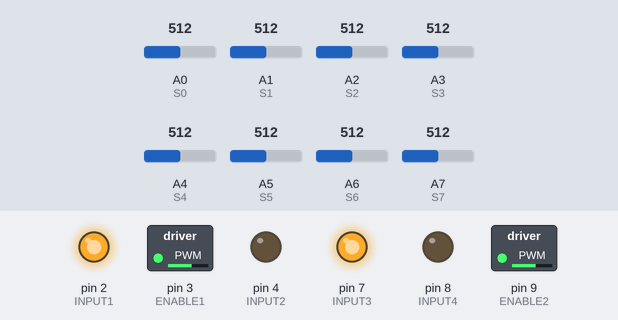
Bench run of a sketch on a simulated Arduino Nano, built with avr-gcc and run on an emulated ATmega328P. On the bench: switched loads named in the sketch (green lamp = pin HIGH), output pins drawn as LEDs (lit = HIGH). The inputs (shaded band) are chosen by the test bench; at power-on: A0 (S0) = 512, A2 (S2) = 512, A1 (S1) = 512, A3 (S3) = 512, A4 (S4) = 512, A5 (S5) = 512, A6 (S6) = 512, A7 (S7) = 512.

Above: at 1.2 s.
1.3 s: A0 (S0) set to 920
2.8 s: A0 (S0) set to 945
At 3.3 s:
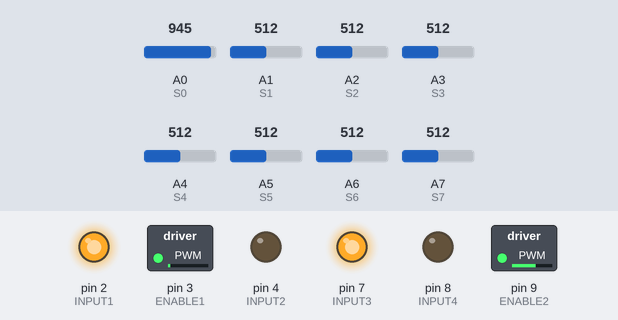
4.3 s: A2 (S2) set to 923
5.8 s: A2 (S2) set to 946
At 6.8 s:
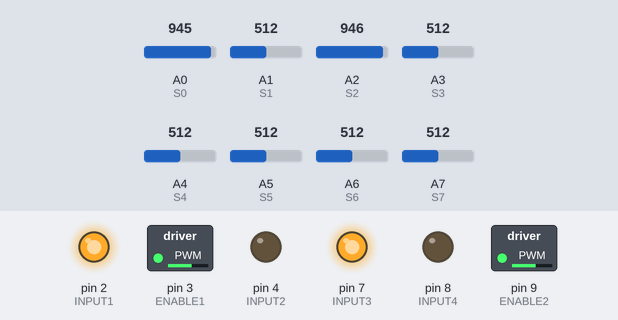
7.3 s: A1 (S1) set to 916
8.8 s: A1 (S1) set to 947
At 9.1 s:
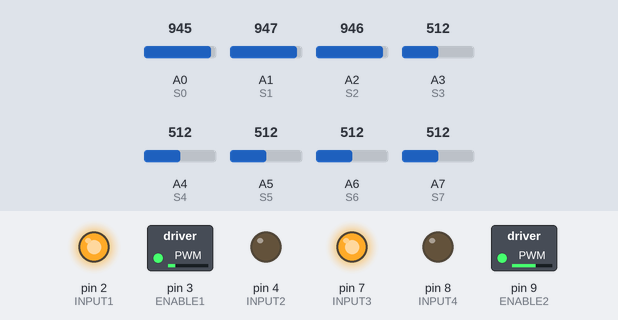
Timing chart, 0 to 11.3 s (numbered marks = the images above; inputs shaded):
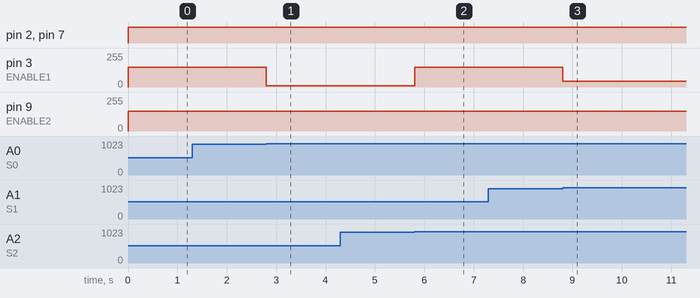

The sketch:

PID_8sensoresArray.ino
```cpp
//Esta eh uma implementacao de controle PID para o carrinho seguidor de linha 'V2' do GRCFC
//Autor: Luis Ferlim - Engenharia de Computacao - UFC - GRC - 2023
//co-autor: Bruno Said - Engenharia de Computacao - UFC - GRC - 2023
// implemmentar a biblioteca QTRsensors.h
//formula PID: Kp * P + Ki * I + Kd * D
// obs: PID continuo: Kp* e[k] + Ki *sum(e[n]) + Kd *(e[k] - e[k-1])


//----- SENSORES -----
//leitura analogica dos sensores com range previamente determinado por 0-930 931-1023
#define S0 A0
#define S1 A1
#define S2 A2
#define S3 A3
#define S4 A4
#define S5 A5
#define S6 A6
#define S7 A7

//----- MOTOR ESQUERDA -----
#define INPUT1 2
#define INPUT2 4
#define ENABLE1 3

//----- MOTOR DIREITA -----
#define INPUT3 7
#define INPUT4 8
#define ENABLE2 9

//----- CONSTANTES -----
String sensores = ""; //Leitura de todos os sensores
int veloA = 150; //atentar as velocidades base
int veloB = 150; //velocidade base dos motores PWM

int Ki = 0; //para nao acumularmos tanto erro
int Kp = 35; //valor padrao pra nos
int Kd = 35; //ir ajustando ateh ficar bom

int P =  0,I = 0, D = 0, PID = 0; //inicializando as variaveis que vao sofrer variacao conforme o erro
int velEsq = 0, velDir = 0; //estas sao as variaveis que irao fazer os motores PWM se moverem de fato
float erro = 0, erroAnterior = 0; //calculo do erro

void setup() {
   //Motor esquerda
  pinMode(INPUT1, OUTPUT);
  pinMode(INPUT2, OUTPUT);
  pinMode(ENABLE1, OUTPUT);

  //Motor direita
  pinMode(INPUT3, OUTPUT);
  pinMode(INPUT4, OUTPUT);
  pinMode(ENABLE2, OUTPUT);

  //Sensores
  pinMode(S0, INPUT);
  pinMode(S1, INPUT);
  pinMode(S2, INPUT);
  pinMode(S3, INPUT);
  pinMode(S4, INPUT);
  pinMode(S5, INPUT);
  pinMode(S6, INPUT);
  pinMode(S7, INPUT);
  }


void calculoPID()
{
  if (erro == 0) {I = 0;}
  P = erro;
  I = I + erro; // acumulo de erro (somatorio)
  if (I > 255) { I = 255;}
  else if (I < -255) { I = -255;}
  D = erro - erroAnterior; //PID discreto
  PID = (Kp * P) + (Ki * I) + (Kd * D);
  erroAnterior = erro;
}

/*
  Fucao para efetuar a leitura dos sensores
  Retorna uma string contentdo a leitura dos sensores
  1 -> preto
  0 -> branco

  Ideias: Utilizar bits para melhorar a representacao
*/

//inversor digital
bool inversorAtoD(int V_analogico){
  if (V_analogico > 930){
    return 1; //nao refletindo -> preto
  } else{
    return 0; //refletindo luz -> branco
  }
}

void lerSensores() {

  int sensor_0 = inversorAtoD(analogRead(S0));
  int sensor_1 = inversorAtoD(analogRead(S1));
  int sensor_2 = inversorAtoD(analogRead(S2));
  int sensor_3 = inversorAtoD(analogRead(S3));
  int sensor_4 = inversorAtoD(analogRead(S4));
  int sensor_5 = inversorAtoD(analogRead(S5));
  int sensor_6 = inversorAtoD(analogRead(S6));
  int sensor_7 = inversorAtoD(analogRead(S7));

  sensores = String(sensor_0) + String(sensor_1) + String(sensor_2) + String(sensor_3) + String(sensor_4) + String(sensor_5) + String(sensor_6) + String(sensor_7);
}

  //serve para calcular o erro, nosso e(t)
void calculaErro() {
  //positivo para a direita e negativo para a esquerda
  //casos de meiandro
  if (sensores == "00011000") erro = 0;
  else if (sensores == "00011100") erro = 0;
  else if (sensores == "00111000") erro = 0;
  //casos de pares
  else if (sensores == "11000000") erro = -3.75;
  else if (sensores == "01100000") erro = -2.50;
  else if (sensores == "00110000") erro = -1.25;
  else if (sensores == "00001100") erro = 1.25;
  else if (sensores == "00000110") erro = 2.50;
  else if (sensores == "00000011") erro = 3.75;
  //casos de borda - > maior erro
  else if (sensores == "10000000") erro = -4;
  else if (sensores == "00000001") erro = 4;
  //casos de trio
  else if (sensores == "11100000") erro = -3.5;
  else if (sensores == "01110000") erro = -2.0;
  else if (sensores == "00111000") erro = -0.5;
  else if (sensores == "00011100") erro = 0.5;
  else if (sensores == "00001110") erro = 2.0;
  else if (sensores == "00000111") erro = 3.5;
  //GAP -> ir para frente
  else if (sensores == "00000000") erro = 0;
  //casos onde a qtd de sensores em preto eh maior que 3 -> cruzamento
  else {
    erro = 0;
  }
}

void controleMotor(){
  if (PID >= 0)
  {
    velEsq = veloB;
    velDir = veloA - PID;
  }
  else
  {
    velEsq = veloB + PID;
    velDir = veloA;
  }

  digitalWrite(INPUT1, HIGH);
  digitalWrite(INPUT2, LOW);
  digitalWrite(INPUT3, HIGH);
  digitalWrite(INPUT4, LOW); //verificar se o robo nao ta andando ao contrario
  analogWrite(ENABLE1, velEsq);
  analogWrite(ENABLE2, velDir);

}

void loop() {
 lerSensores();
 calculaErro();
 calculoPID();
 controleMotor();
}
```

Measured:
- the behaviour switches between 930 and 931 on A0 (S0) (found by bisection; images 0 and 1)
- the behaviour switches between 930 and 931 on A2 (S2) (found by bisection; images 1 and 2)
- the behaviour switches between 930 and 931 on A1 (S1) (found by bisection; images 2 and 3)
- after the input at 1.3 s, every drawn part: stays the same
- after the input at 2.8 s, pin 3 (ENABLE1): 150/255 → 10/255 at once
- after the input at 4.3 s, every drawn part: stays the same
- after the input at 5.8 s, pin 3 (ENABLE1): 10/255 → 150/255 at once
- after the input at 7.3 s, every drawn part: stays the same
- after the input at 8.8 s, pin 3 (ENABLE1): 150/255 → 45/255 at once
